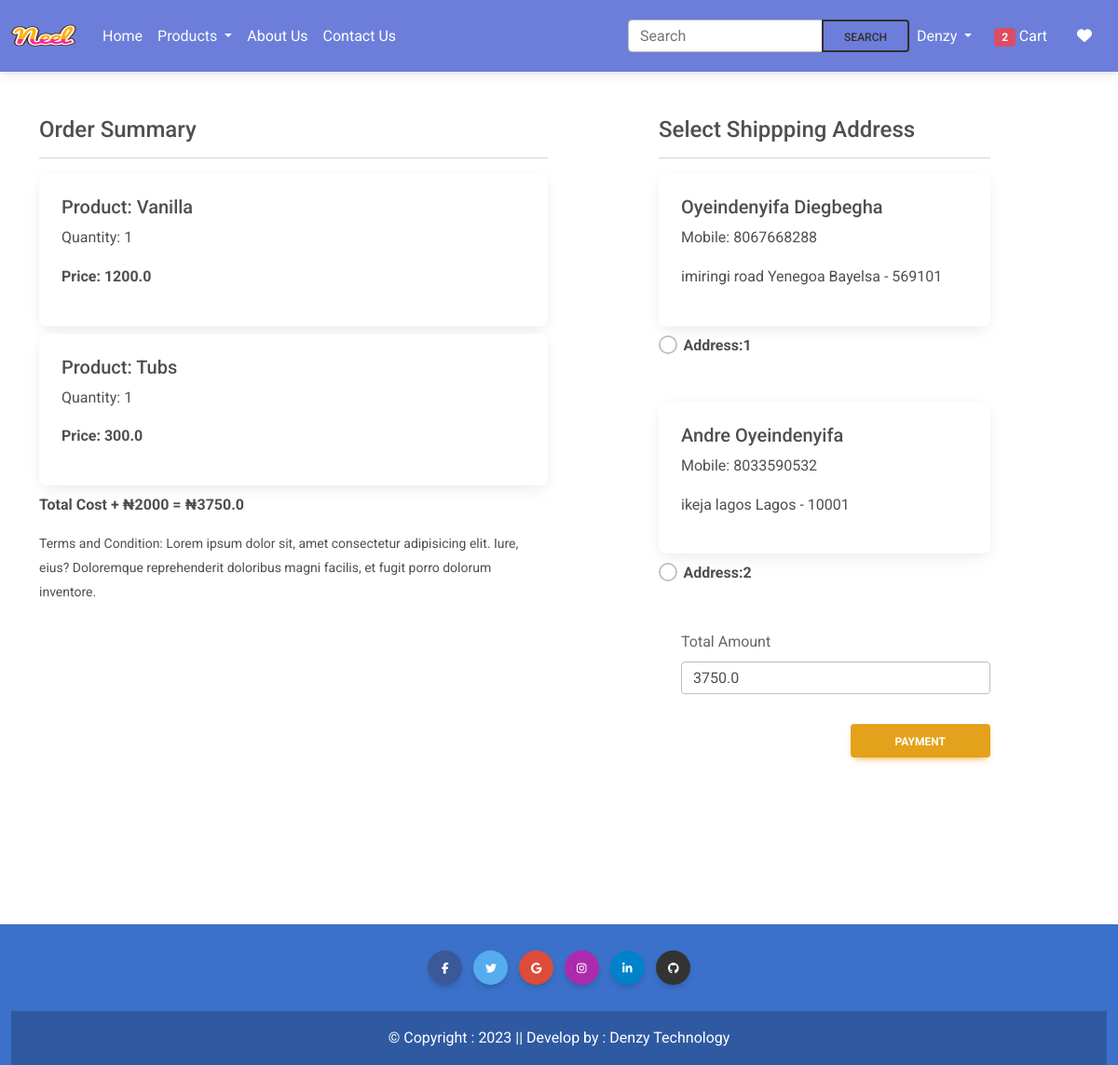
/checkout/ (signed in), run on an earlier commit of the app's database.
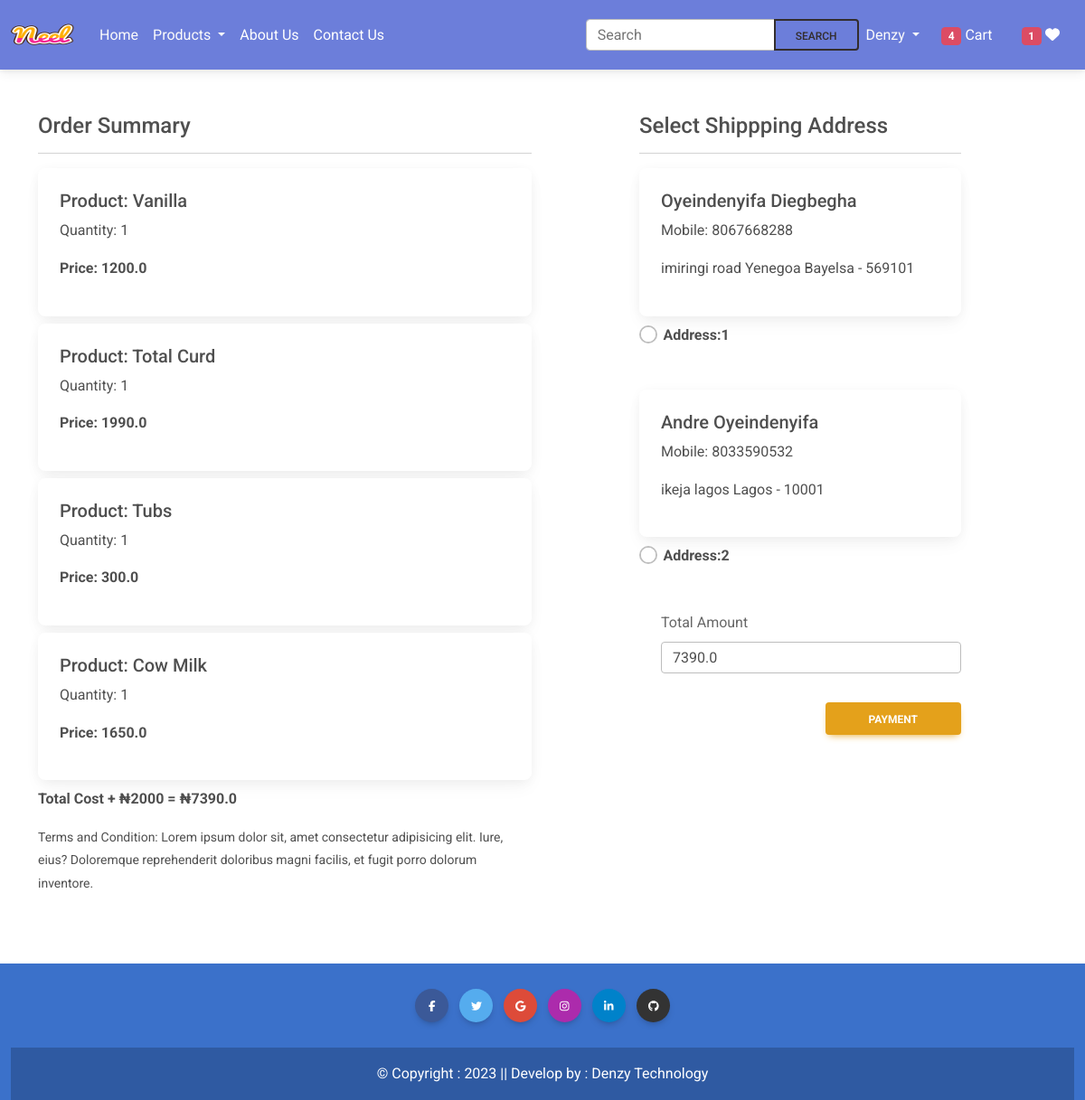
And on a later commit of the database.
### app/models.py (models this page shows, shortened)
class Cart(models.Model):
    user = models.ForeignKey(User,on_delete=models.CASCADE)
    product = models.ForeignKey(Product,on_delete=models.CASCADE)
    quantity = models.PositiveIntegerField(default=1)

class Product(models.Model):
   title = models.CharField(max_length=100)
   selling_price = models.FloatField()
   discounted_price = models.FloatField()
   description = models.TextField()
   composition = models.TextField(default='')
   prodapp = models.TextField(default='')
   category = models.CharField(choices=CATEGORY_CHOICES,max_length=2)
   product_image = models.ImageField(upload_to = 'product')

class Customer(models.Model):
    user = models.ForeignKey(User,on_delete=models.CASCADE)
    name = models.CharField(max_length=200)
    locality = models.CharField(max_length=200)
    city = models.CharField(max_length=50)
    mobile = models.IntegerField(default=234)
    zipcode = models.IntegerField()
    state = models.CharField(choices=STATE_CHOICES,max_length=100)

### app/views.py (the view)
# urls.py: path('checkout/', views.checkout.as_view(), name='checkout'),
class checkout(View):
    def get(self,request):
        totalitem = 0
        wishitem = 0
        if request.user.is_authenticated:
            totalitem = len(Cart.objects.filter(user=request.user))
            wishitem = len(Wishlist.objects.filter(user=request.user))
        user=request.user
        add=Customer.objects.filter(user=user)
        cart_items=Cart.objects.filter(user=user)
        famount = 0
        for p in cart_items:
            value = p.quantity * p.product.discounted_price
            famount = famount + value
            tax = 250
        totalamount = famount + 2000 + tax
        return render(request, 'app/checkout.html', locals())

### app/templates/app/checkout.html (shortened to what this page needs)
{% extends 'app/base.html' %}
{% load static %}
{% block main-content %}
    <div class="container">
    <div class="row mt-5">
        <div class="col-sm-6">
            <h4>Order Summary</h4>
            <hr>
            {% for item in cart_items %}
            <div class="card mb-2">
                <div class="card-body">
                    <h5>Product: {{item.product.title}}</h5>
                    <p>Quantity: {{item.quantity}}</p>
                    <p class="fw-bold">Price: {{item.product.discounted_price}}</p>
                </div>
            </div>
            {% endfor %}
            <p class="fw-bold">Total Cost +  ₦2000 = ₦{{totalamount}} </p>
            <small>Terms and Condition: Lorem ipsum dolor sit, amet consectetur adipisicing elit. Iure, eius? Doloremque reprehenderit doloribus magni facilis, et fugit porro dolorum inventore.</small>
        </div>
        <div class="col-sm-4 offset-sm-1">
            <h4>Select Shippping Address</h4>
            <hr>
            <form method="post" id="myform">
                {% for ad in add %}
                <div class="card">
                    <div class="card-body">
                        <h5>{{ad.name}}</h5>
                        <p>Mobile: {{ad.mobile}}</p>
                        <p>{{ad.locality}} {{ad.city}} {{ad.state}} - {{ad.zipcode}}</p>
                    </div>
                </div>
                <div class="form-check mt-2 mb-5">
                    <input class="form-check-input" type="radio" name="custid" id="custadd{{forloop.counter}}" value="{{ad.id}}">
                    <label class="form-check-label fw-bold" for="custadd{{forloop.counter}}">
                        Address:{{forloop.counter}}
                    </label>
                </div>
                {% endfor %}
                <div class="form-check mb-3">
                    <label for="totamount" class="form-label">Total Amount</label>
                    <input type="number" class="form-control" name="totamount" value={{totalamount}} readonly>
                </div>
                <div class="text-end">
                    <button id="django-paystack-button" type="submit" class="btn btn-warning mt-3 px-5 fw-bold">Payment</button>
                    <br><br><br><br><br>
                </div>
            </form>
        </div>
    </div>
    </div>
    <br><br><br>
{% endblock main-content %}

What changed in the data, as far as the page shows it:
added Cart: product "Total Curd", quantity "1", product.discounted_price "1990.0"
added Cart: product "Cow Milk", quantity "1", product.discounted_price "1650.0"
Also different on the page:
{{ totalitem }}: "2" → "4"
{{ wishitem }}: (not shown) → "1"
{{ totalamount }}: "3750.0" → "7390.0"
form field totamount: "3750.0" → "7390.0"
